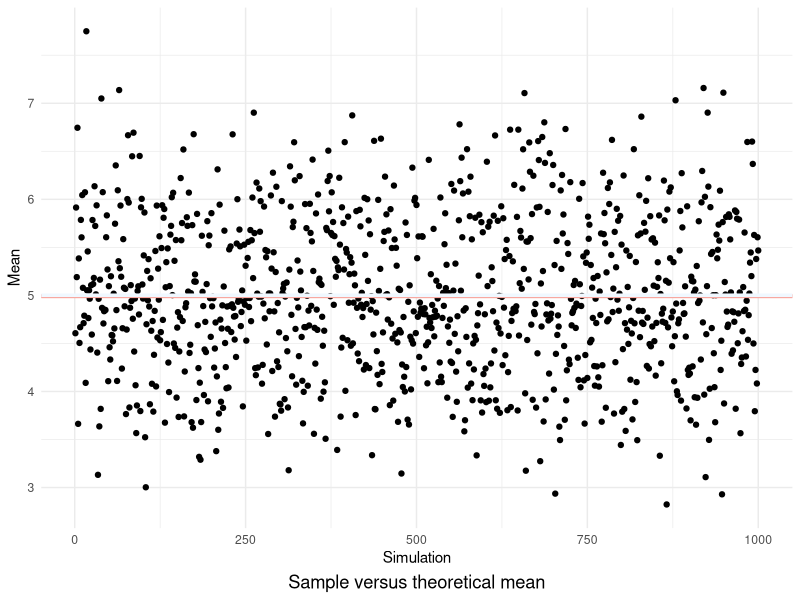
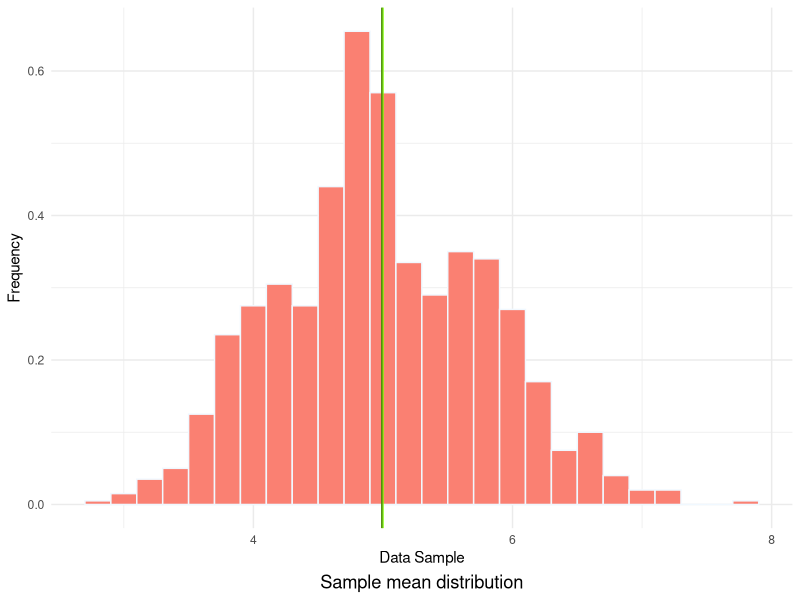

The R script that drew these images, in order:
## ---- chunk 1
knitr::opts_chunk$set(echo = TRUE)
knitr::opts_chunk$set(fig.width=12, fig.height=8) 
## ---- chunk 2
packages <- c('ggplot2', 'dplyr')
sapply(packages, require, character.only = TRUE, quietly = TRUE)
## ---- chunk 3
set.seed(19)
n <- 40
lambda <- 0.2
draws <- 1000
theoreticalMean <- 1 / lambda
theoreticalSD <- 1 / lambda
## ---- chunk 4
simulations <- matrix(rexp(n * draws, lambda), nrow = draws)
str(simulations)
## ---- chunk 5
xBar <- rowMeans(simulations)
c(mean(xBar), theoreticalMean)
## ---- chunk 6
g <- ggplot(data.frame(x = xBar, y = seq_along(xBar)), aes(x = y, y = x))
g + geom_point() + geom_hline(yintercept = mean(xBar), col = "salmon", lwd = 1.3) + geom_hline(yintercept = theoreticalMean, col = "aliceblue", lwd = 1.3) + theme_minimal() + labs(caption = "Sample versus theoretical mean") + xlab("Simulation") + ylab("Mean") + theme(plot.caption = element_text(hjust=0.5, size=rel(1.2)))
## ---- chunk 7
sigma <- sd(xBar) * sqrt(n - 1)
variance <- sigma^2
c(variance, theoreticalSD^2)
## ---- chunk 8

## ---- chunk 9
g <- ggplot(data.frame(x = xBar), aes(x = x, y = ..density..))
g + geom_histogram(aes(y = ..density..), fill = "salmon", col = "aliceblue", binwidth = 0.2) + theme_minimal() + geom_vline(xintercept = theoreticalMean, col = "chartreuse") + geom_vline(xintercept = mean(xBar), col = "chartreuse4") + labs(caption = "Sample mean distribution") + xlab("Data Sample") + ylab("Frequency") + theme(plot.caption = element_text(hjust=0.5, size=rel(1.2)))
